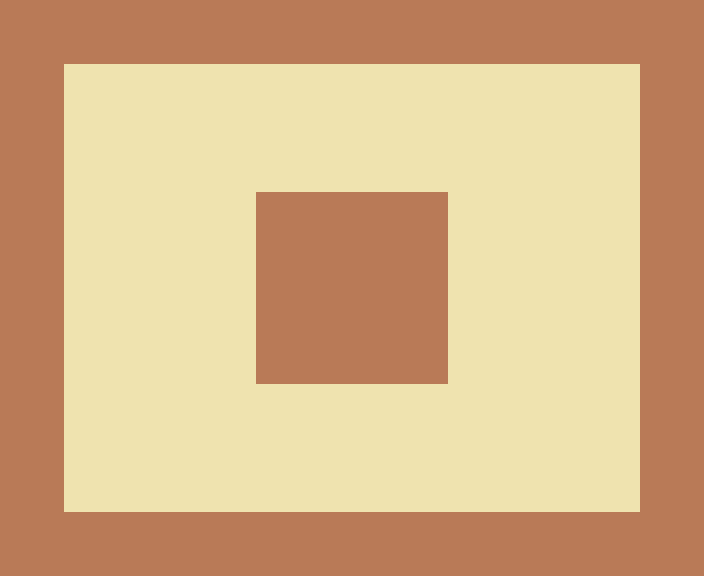

A 2D game scene composited from a Tiled map and its tileset images. What follows is a short description and the map's XML, with every tile layer's data as written:
An orthogonal 11x9 tile map with 64x64 px tiles, 1 tile layer (tiles).

<map version="1.0" orientation="orthogonal" width="11" height="9" tilewidth="64" tileheight="64">
 <tileset firstgid="1" name="tiles" tilewidth="64" tileheight="64">
  <image source="../tiles.png" width="192" height="64" />
 </tileset>
 <layer name="tiles" width="11" height="9">
  <data>
   <tile gid="1" />
   <tile gid="1" />
   <tile gid="1" />
   <tile gid="1" />
   <tile gid="1" />
   <tile gid="1" />
   <tile gid="1" />
   <tile gid="1" />
   <tile gid="1" />
   <tile gid="1" />
   <tile gid="1" />
   <tile gid="1" />
   <tile gid="2" />
   <tile gid="2" />
   <tile gid="2" />
   <tile gid="2" />
   <tile gid="2" />
   <tile gid="2" />
   <tile gid="2" />
   <tile gid="2" />
   <tile gid="2" />
   <tile gid="1" />
   <tile gid="1" />
   <tile gid="2" />
   <tile gid="2" />
   <tile gid="2" />
   <tile gid="2" />
   <tile gid="2" />
   <tile gid="2" />
   <tile gid="2" />
   <tile gid="2" />
   <tile gid="2" />
   <tile gid="1" />
   <tile gid="1" />
   <tile gid="2" />
   <tile gid="2" />
   <tile gid="2" />
   <tile gid="1" />
   <tile gid="1" />
   <tile gid="1" />
   <tile gid="2" />
   <tile gid="2" />
   <tile gid="2" />
   <tile gid="1" />
   <tile gid="1" />
   <tile gid="2" />
   <tile gid="2" />
   <tile gid="2" />
   <tile gid="1" />
   <tile gid="1" />
   <tile gid="1" />
   <tile gid="2" />
   <tile gid="2" />
   <tile gid="2" />
   <tile gid="1" />
   <tile gid="1" />
   <tile gid="2" />
   <tile gid="2" />
   <tile gid="2" />
   <tile gid="1" />
   <tile gid="1" />
   <tile gid="1" />
   <tile gid="2" />
   <tile gid="2" />
   <tile gid="2" />
   <tile gid="1" />
   <tile gid="1" />
   <tile gid="2" />
   <tile gid="2" />
   <tile gid="2" />
   <tile gid="2" />
   <tile gid="2" />
   <tile gid="2" />
   <tile gid="2" />
   <tile gid="2" />
   <tile gid="2" />
   <tile gid="1" />
   <tile gid="1" />
   <tile gid="2" />
   <tile gid="2" />
   <tile gid="2" />
   <tile gid="2" />
   <tile gid="2" />
   <tile gid="2" />
   <tile gid="2" />
   <tile gid="2" />
   <tile gid="2" />
   <tile gid="1" />
   <tile gid="1" />
   <tile gid="1" />
   <tile gid="1" />
   <tile gid="1" />
   <tile gid="1" />
   <tile gid="1" />
   <tile gid="1" />
   <tile gid="1" />
   <tile gid="1" />
   <tile gid="1" />
   <tile gid="1" />
  </data>
 </layer>
 <objectgroup name="entities" width="11" height="9" />
</map>